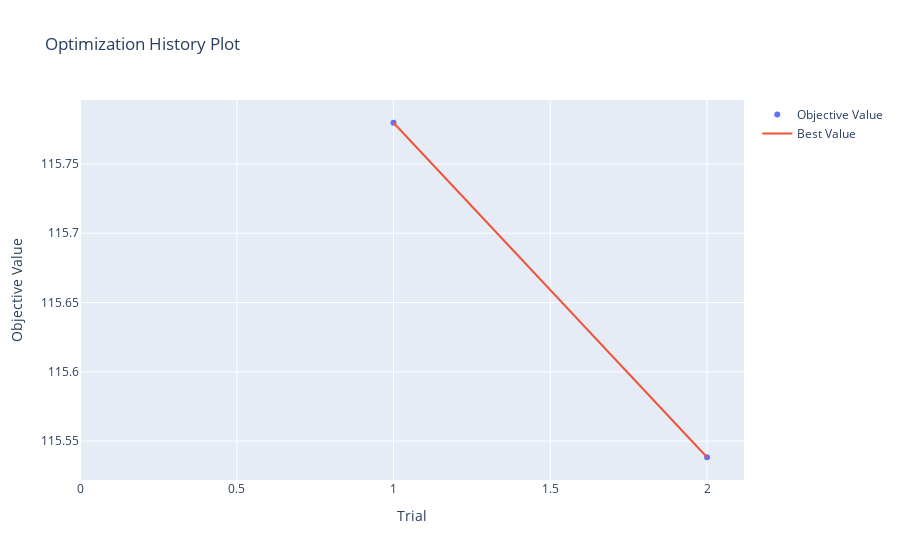
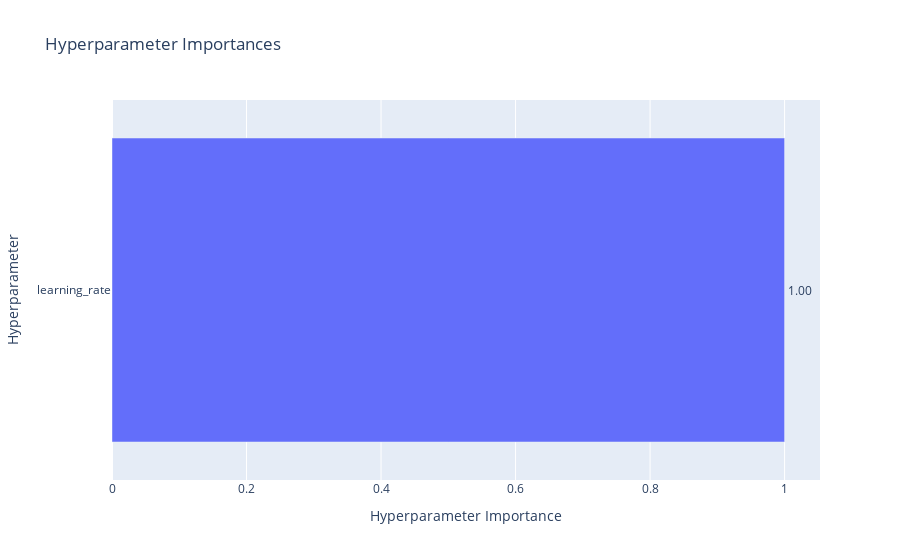

These figures' notebook cell, in order:
### Code cell
try:
    import optuna.visualization as vis
    vis.plot_optimization_history(study).show()
    vis.plot_param_importances(study).show()
except ImportError:
    print("Optuna visualization is not available. Install optuna[visualization] for plotting.")

### Figure 1 — Plotly figure (JSON) as saved in the notebook; plotly's stock layout.template omitted (floating-point values rounded to 4 significant figures)
{"data": [{"mode": "markers", "name": "Objective Value", "type": "scatter", "x": [1, 2], "y": [115.8, 115.5]}, {"mode": "lines", "name": "Best Value", "type": "scatter", "x": [0, 1, 2], "y": [null, 115.8, 115.5]}, {"marker": {"color": "#cccccc"}, "mode": "markers", "name": "Infeasible Trial", "showlegend": false, "type": "scatter", "x": [], "y": []}], "layout": {"title": {"text": "Optimization History Plot"}, "xaxis": {"title": {"text": "Trial"}}, "yaxis": {"title": {"text": "Objective Value"}}}}

### Figure 2 — Plotly figure (JSON) as saved in the notebook; plotly's stock layout.template omitted (floating-point values rounded to 4 significant figures)
{"data": [{"cliponaxis": false, "hovertemplate": ["learning_rate (FloatDistribution): 1.0<extra></extra>"], "name": "Objective Value", "orientation": "h", "text": ["1.00"], "textposition": "outside", "type": "bar", "x": [1], "y": ["learning_rate"]}], "layout": {"title": {"text": "Hyperparameter Importances"}, "xaxis": {"title": {"text": "Hyperparameter Importance"}}, "yaxis": {"title": {"text": "Hyperparameter"}}}}
